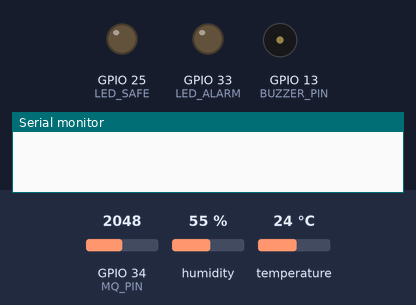
The sketch below on a simulated ESP32. Parts: output pins drawn as LEDs (lit = HIGH), buzzer (waves = sounding, pin HIGH), the last lines printed to the serial monitor. The test bench sets the inputs (shaded band); at power-on: GPIO 34 (MQ_PIN) = 2048, humidity 55 %, temperature 24 °C. EEPROM starts erased; pins used as bus, display or sensor lines are not drawn.

Above: at 0.0 s.
At 1.7 s:
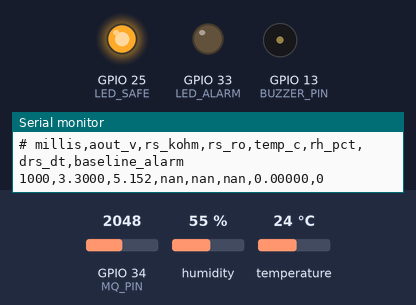
1.8 s: GPIO 34 (MQ_PIN) set to 9
4.5 s: GPIO 34 (MQ_PIN) set to 6
Timing chart, 0 to 7.5 s (numbered marks = the images above; inputs shaded):
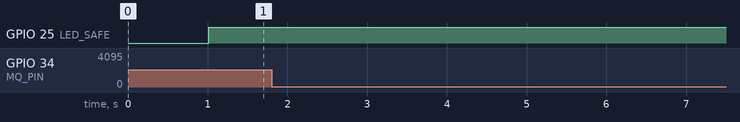

The sketch:

sniff_logger.ino
```cpp
/*
 * SNIFF - data collection firmware
 * Author: Ayaan Khan
 *
 * Streams one CSV row per second over serial. collect.py on the laptop
 * attaches session metadata and writes the training file.
 *
 * Also runs the conventional fixed-threshold detector alongside, so every
 * recorded sample already carries what the old method would have decided.
 * That makes the baseline comparison free at training time.
 *
 * Pin map matches the board as actually wired:
 *   GPIO34  MQ-6 AOUT through a 10k/10k divider   (ADC1 - required, see below)
 *   GPIO27  DHT22 data
 *   GPIO26  DHT22 power (held HIGH; the 3V3 pin is covered on this breadboard)
 *   GPIO33  red LED   + 220R
 *   GPIO25  green LED + 220R
 *   GPIO13  active buzzer
 *
 * Serial commands @ 115200:
 *   c  calibrate Ro in clean air (60 s average, saved to flash)
 *   r  print stored Ro
 *   h  reprint the CSV header
 */

#include <DHT.h>
#include <Preferences.h>

#define MQ_PIN      34
#define DHT_PIN     27
#define DHT_PWR     26
#define LED_ALARM   33
#define LED_SAFE    25
#define BUZZER_PIN  13

// Supply to the MQ-6 sensing circuit.
const float VC = 5.0;

// Load resistance on the MQ-6 module, in kilohms.
// MEASURE YOURS. Modules ship with anything from 1k to 20k and every
// resistance value downstream is wrong if this number is wrong.
const float RL_KOHM = 10.0;

// Two 10k resistors: the ADC sees half of AOUT.
const float DIVIDER_RATIO = 2.0;

const int ADC_SAMPLES = 32;
const int SLOPE_WINDOW = 10;              // 10 s of history for dRs/dt
const unsigned long LOOP_MS = 1000;
const unsigned long DHT_MIN_INTERVAL_MS = 2000;   // DHT22 caps at 0.5 Hz

// Conventional detector: alarm when Rs/Ro falls below this. Provisional.
const float BASELINE_THRESHOLD = 0.45;

DHT dht(DHT_PIN, DHT22);
Preferences prefs;

float Ro_kohm = 0.0;
float rsWindow[SLOPE_WINDOW];
int wIdx = 0;
bool wFull = false;

float lastTemp = NAN, lastRH = NAN;
unsigned long lastDht = 0, lastLoop = 0;

float readAoutVolts() {
  uint32_t acc = 0;
  for (int i = 0; i < ADC_SAMPLES; i++) {
    acc += analogReadMilliVolts(MQ_PIN);   // uses the chip's factory ADC calibration
    delayMicroseconds(200);
  }
  return ((acc / (float)ADC_SAMPLES) / 1000.0) * DIVIDER_RATIO;
}

float computeRs(float vout) {
  if (vout <= 0.01) return NAN;           // heater unpowered or open circuit
  if (vout >= VC - 0.01) return 0.0;      // rail
  return RL_KOHM * (VC - vout) / vout;
}

float computeSlope(float rs) {
  rsWindow[wIdx] = rs;
  int oldest = (wIdx + 1) % SLOPE_WINDOW;
  wIdx = (wIdx + 1) % SLOPE_WINDOW;
  if (wIdx == 0) wFull = true;
  if (!wFull) return 0.0;
  return (rs - rsWindow[oldest]) / (float)(SLOPE_WINDOW - 1);   // kohm/s
}

void printHeader() {
  Serial.println(F("# millis,aout_v,rs_kohm,rs_ro,temp_c,rh_pct,drs_dt,baseline_alarm"));
}

void calibrateRo() {
  Serial.println(F("# calibrating Ro. Clean air, 60 s. Do not breathe on the sensor."));
  float acc = 0; int n = 0;
  for (int i = 0; i < 60; i++) {
    float rs = computeRs(readAoutVolts());
    if (!isnan(rs) && rs > 0) { acc += rs; n++; }
    Serial.printf("# %2d/60  Rs = %.2f kohm\n", i + 1, rs);
    delay(1000);
  }
  if (n == 0) { Serial.println(F("# FAILED: no valid readings. Check the 5 V heater rail.")); return; }
  Ro_kohm = acc / n;
  prefs.begin("sniff", false); prefs.putFloat("ro", Ro_kohm); prefs.end();
  Serial.printf("# Ro = %.2f kohm, saved\n", Ro_kohm);
}

void setup() {
  Serial.begin(115200);
  delay(400);

  // GPIO26 powers the DHT22 because 3V3 is physically covered on this board.
  // The DHT22 draws ~1.5 mA, well inside the 40 mA per-pin limit.
  pinMode(DHT_PWR, OUTPUT);
  digitalWrite(DHT_PWR, HIGH);
  delay(100);

  pinMode(LED_ALARM, OUTPUT);
  pinMode(LED_SAFE, OUTPUT);
  pinMode(BUZZER_PIN, OUTPUT);
  digitalWrite(LED_ALARM, LOW);
  digitalWrite(LED_SAFE, LOW);
  digitalWrite(BUZZER_PIN, LOW);

  // 11 dB attenuation gives roughly 0-3.1 V. The divider keeps the 5 V
  // sensor swing at 2.5 V max, inside the linear part of that range.
  analogSetPinAttenuation(MQ_PIN, ADC_11db);

  dht.begin();

  prefs.begin("sniff", true);
  Ro_kohm = prefs.getFloat("ro", 0.0);
  prefs.end();

  for (int i = 0; i < SLOPE_WINDOW; i++) rsWindow[i] = 0.0;

  Serial.println(F("# SNIFF logger"));
  if (Ro_kohm <= 0) Serial.println(F("# WARNING: Ro not calibrated. Send 'c' in clean air."));
  else Serial.printf("# Ro = %.2f kohm\n", Ro_kohm);
  Serial.printf("# RL = %.1f kohm (verify against your module)\n", RL_KOHM);
  printHeader();
}

void loop() {
  if (Serial.available()) {
    char c = Serial.read();
    if (c == 'c') calibrateRo();
    else if (c == 'r') Serial.printf("# Ro = %.2f kohm\n", Ro_kohm);
    else if (c == 'h') printHeader();
  }

  unsigned long now = millis();
  if (now - lastLoop < LOOP_MS) return;
  lastLoop = now;

  // The DHT22 only updates every 2 s; hold the last good reading between.
  if (now - lastDht >= DHT_MIN_INTERVAL_MS) {
    float t = dht.readTemperature();
    float h = dht.readHumidity();
    if (!isnan(t)) lastTemp = t;
    if (!isnan(h)) lastRH = h;
    lastDht = now;
  }

  float vout  = readAoutVolts();
  float rs    = computeRs(vout);
  float rsRo  = (Ro_kohm > 0 && !isnan(rs)) ? (rs / Ro_kohm) : NAN;
  float slope = isnan(rs) ? 0.0 : computeSlope(rs);

  bool alarm = (!isnan(rsRo) && rsRo < BASELINE_THRESHOLD);

  // LEDs give a visual of what the conventional detector would have decided.
  // The buzzer is deliberately NOT driven here. This firmware records data for
  // ten minutes at a stretch, often with gas present on purpose, and a logger
  // that alarms through every gas session is unusable. The alarm output lives
  // in sniff_web, which is the firmware that actually has to behave like a
  // detector.
  digitalWrite(LED_ALARM, alarm ? HIGH : LOW);
  digitalWrite(LED_SAFE,  alarm ? LOW  : HIGH);
  digitalWrite(BUZZER_PIN, LOW);

  Serial.printf("%lu,%.4f,%.3f,%.4f,%.2f,%.2f,%.5f,%d\n",
                now, vout, rs, rsRo, lastTemp, lastRH, slope, alarm ? 1 : 0);
}
```
